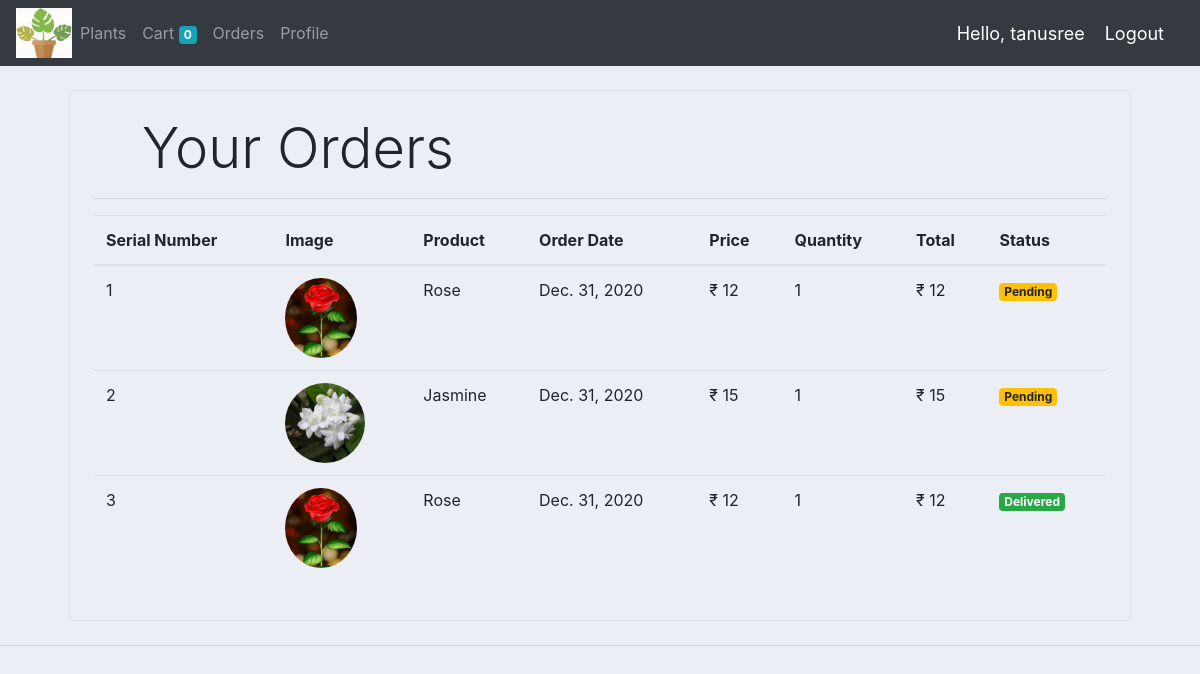
Screenshot of /orders/ (signed in) with the database file from the repository.
### firstpage/models.py (models this page shows, shortened)
class CartOrders(models.Model):
    STATUS = (
    ('Pending','Pending'),
    ('Delivered','Delivered'),
    )
    customer = models.ForeignKey(Customer,null=True, on_delete=models.CASCADE)
    plants = models.ForeignKey(Plants,null=True, on_delete=models.CASCADE)
    date = models.DateField(default=datetime.datetime.today)
    quantity = models.IntegerField(default=1)
    price = models.IntegerField(default=0)
    phone = models.CharField(max_length=200,null=True)
    address = models.CharField(max_length=200,null=True)
    status = models.CharField(max_length=200,null=True,choices=STATUS)
    @staticmethod
    def get_orders_by_customer(customer_id):
         return CartOrders.objects.filter(customer = customer_id).order_by('-date')

class Plants(models.Model):
    CATEGORY = (
     ('Flower','Flower'),
     ('Fruits','Fruits'),
     ('Vegetables','Vegetables'),
    )
    name = models.CharField(max_length=200,null=True)
    plant_id = models.IntegerField(max_length=200)
    price = models.FloatField(max_length=200)
    category = models.CharField(max_length=200,null=True,choices=CATEGORY)
    image = models.ImageField(default="rose.jpg",null=True,blank=True)
    tags = models.ManyToManyField(Tag)

### firstpage/views.py (the view)
# urls.py: path('orders/', views.orders,name="orders"),
def orders(request):
    customer = request.user.customer
    orders = CartOrders.get_orders_by_customer(customer)
    orders = orders.reverse()
    orders = orders[::-1]
    context={'orders':orders}
    return render(request, 'firstpage/orders.html',context)

### firstpage/templatetags/custom_filter.py (called while the page is built)
@register.filter(name='currency')
def currency(number):
    return "₹ "+str(number)

@register.filter(name='multiply')
def multiply(number , number1):
    return number * number1

### firstpage/templates/firstpage/orders.html
{%  extends 'firstpage/main.html' %}
{% block content %}
{% load cart %}
{% load custom_filter %}
<div class="container">
   <div class="border rounded p-4 m-4">
        <p class="display-4 pl-4 ml-4">Your Orders</p>
        <hr>
        <table class="table">
            <thead>
                <tr>
                    <th>Serial Number</th>
                    <th>Image</th>
                    <th>Product</th>
                    <th>Order Date</th>
                    <th>Price</th>
                    <th>Quantity</th>
                    <th>Total</th>
                    <th>Status</th>
                </tr>
            </thead>
            <tbody>
                {% for order in orders %}
                <tr>
                    <td>{{forloop.counter}}</td>
                    <td><img style="height: 80px;" class="rounded-circle" src="{{order.plants.image.url}}" alt=""></td>
                    <td>{{order.plants.name}}</td>
                    <td>{{order.date}}</td>
                    <td>{{order.price|currency}}</td>
                    <td>{{order.quantity}}</td>
                    <td>{{order.quantity|multiply:order.price|currency}}</td>
                    {% if order.status %}
                        <td><small class = "badge badge-success">Delivered</small></td>
                    {% else %}
                        <td><small class = "badge badge-warning">Pending</small></td>
                    {% endif %}
                </tr>
                {% endfor %}
            </tbody>
        </table>
   </div>
</div>
{% endblock %}

### firstpage/templates/firstpage/main.html (shortened to what this page needs)
{% load static %}
<!DOCTYPE html>
<html>
<head>
	<link rel="stylesheet" href="https://stackpath.bootstrapcdn.com/bootstrap/4.3.1/css/bootstrap.min.css">
	<link rel="stylesheet" type="text/css" href="{% static '/css/main.css' %}">
</head>
<body>
	{%  include 'firstpage/navbar.html' %}
	<div class="container-fluid">
	{% block content %}
	{% endblock %}
    </div>
	<hr>
</body>
</html>

### firstpage/templates/firstpage/navbar.html (shortened to what this page needs)
{% load static %}
<nav class="navbar navbar-expand-lg navbar-dark bg-dark">
 <img class="logo-display" src="{% static 'images/companylogo.jpg' %}">
  <div class="collapse navbar-collapse" id="navbarNav">
    <ul class="navbar-nav">
    {% if request.user.is_staff %}
      <li class="nav-item active">
        <a class="nav-link" href="{% url 'home' %}">Dashboard</a>
      </li>
      <li class="nav-item">
        <a class="nav-link" href="{% url 'adminPlants' %}">View Plants</a>
      </li>
    {% else %}
      <li class="nav-item">
        <a class="nav-link" href="{% url 'plants' %}">Plants</a>
      </li>
      <li class="nav-item">
        <a class="nav-link" href="{% url 'cart' %}">Cart
          <span class="badge badge-info">{{request.session.cart.keys|length}}</span>
        </a>
      </li>
      <li class="nav-item">
        <a class="nav-link" href="{% url 'orders' %}">Orders</a>
      </li>
      <li class="nav-item">
        <a class="nav-link" href="{% url 'account' %}">Profile</a>
      </li>
    {% endif %}
    </ul>
  </div>
  <span class="hello-msg">Hello, {{request.user}}</span>
  <span ><a  class="hello-msg" href="{% url 'logout' %}">Logout</a></span>
</nav>

### static/css/main.css (style rules this page uses)
body { background-color: #ebeff5; }

### firstpage/templates/firstpage/navbar.html (style rules this page uses)
.hello-msg { font-size: 18px; color: #fff; margin-right: 20px; }
.logo-display { max-width: 130px; height: 50px; }

### rows the page displays
CartOrders: plants.image (picture), plants.name "Rose", date "Dec. 31, 2020", price "₹ 12", quantity "1", quantity|multiply "₹ 12", shows "Pending"
CartOrders: plants.image (picture), plants.name "Jasmine", date "Dec. 31, 2020", price "₹ 15", quantity "1", quantity|multiply "₹ 15", shows "Pending"
CartOrders: plants.image (picture), plants.name "Rose", date "Dec. 31, 2020", price "₹ 12", quantity "1", quantity|multiply "₹ 12", status "Delivered"

### other values shown
{{ request.session.cart.keys|length }} "0"
{{ request.user }} "tanusree"
